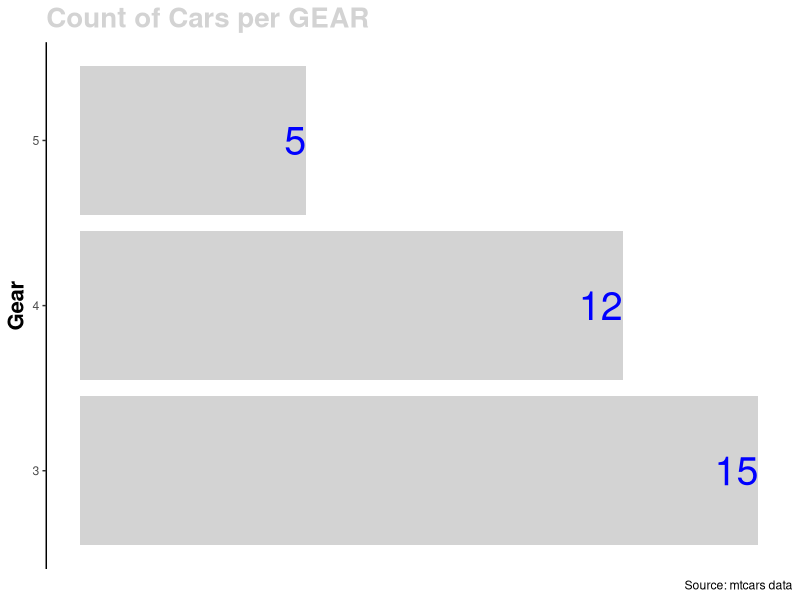
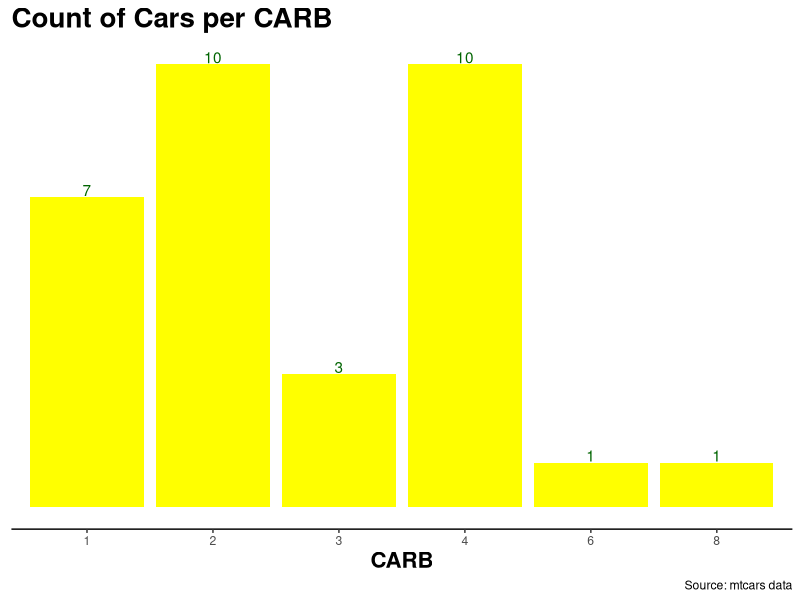
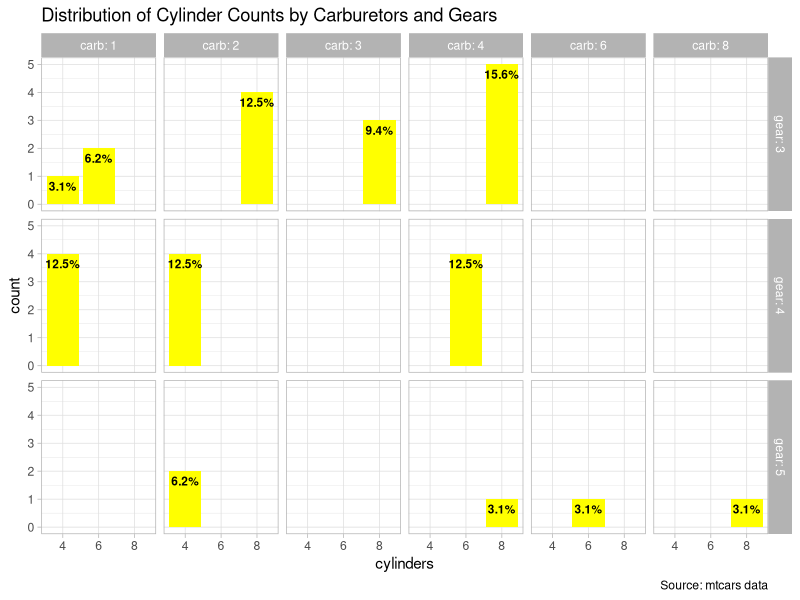

Write R code to recreate these figures, in order.

# clean memory ------------------------------------------------------------
rm(list = ls())


# read in data ------------------------------------------------------------
#set working directory

filename=mtcars
mydata= filename


# see data ----------------------------------------------------------


head(mydata)


# see data types ----------------------------------------------------------

str(mydata)


# plot 1 ----------------------------------------------------------
library(ggplot2)

base = ggplot(data = mydata) 
plot1 = base + 
  aes(x = gear) + 
  geom_bar(fill = "lightgrey") + 
  geom_text(aes(label = ..count..), stat = "count", colour = "blue", size = 10, hjust = 1) +
  coord_flip() +
  labs(
    title = "Count of Cars per GEAR",
    caption = "Source: mtcars data",
    x ="Gear") +
  theme_classic() +
  theme(plot.title = element_text(size = 20, colour = "lightgrey", face = "bold"),
    axis.title.x = element_blank(),
          axis.line.x = element_blank(),
          axis.text.x = element_blank(),
          axis.ticks.x = element_blank(),
          axis.title.y = element_text(size = 16, face = "bold"))
plot1




# save Draft ----------------------------------------------------------
saveRDS(plot1, file = "plot1.rds")


# plot 2 ----------------------------------------------------------

plot2 = base + 
  aes(x = factor(carb)) + 
  geom_bar(fill = "yellow") +
  geom_text(aes(label= ..count..), stat="count", colour = "darkgreen", vjust=-0.1) +
  labs(
    title = "Count of Cars per CARB",
    caption = "Source: mtcars data",
    x='CARB') +
  theme_classic() +
  theme(plot.title = element_text(size = 20, colour = "black", face = "bold"),
        axis.title.y = element_blank(),
        axis.line.y = element_blank(),
        axis.text.y = element_blank(),
        axis.ticks.y = element_blank(),
        axis.title.x = element_text(size = 16, face = "bold"))

plot2


# save plot2 ----------------------------------------------------------
saveRDS(plot2, file = "plot2.rds")


# plot 3 ----------------------------------------------------------



plot3 = base + 
  aes(x = factor(cyl)) + 
  geom_bar(fill = "yellow") +
  geom_text(aes(label = scales::percent(..count.. / 32)),
            stat = "count", size = 3, fontface = "bold", vjust = 1.6) +
  facet_grid(gear~carb,labeller = label_both) +
  labs(
    title = "Distribution of Cylinder Counts by Carburetors and Gears",
    caption = "Source: mtcars data",
    x = "cylinders",
    y = "count") +
  theme_light()

    
plot3

# save plot3 ----------------------------------------------------------
saveRDS(plot3, file = "plot3.rds")

